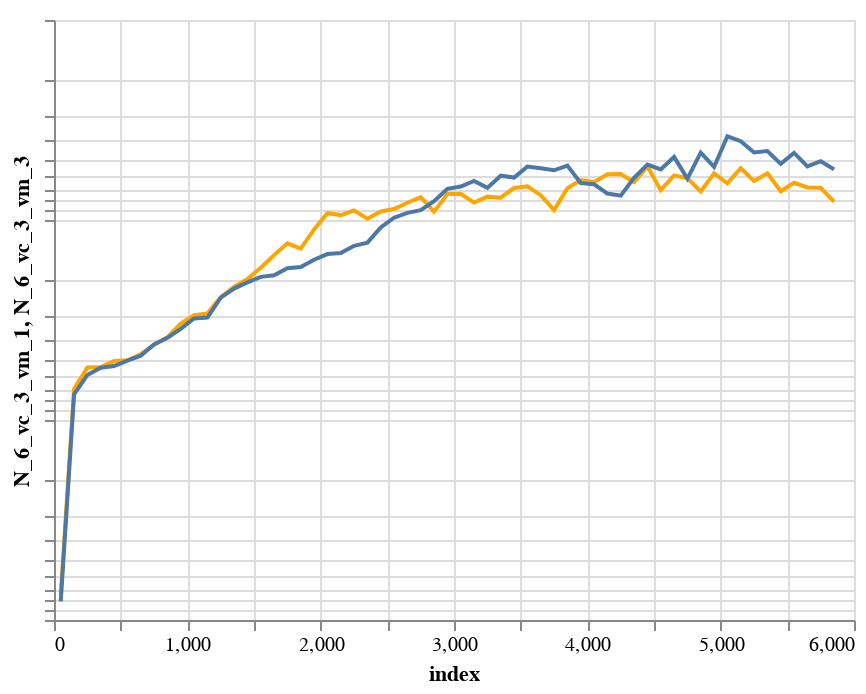

The code cell stored with this chart in its notebook:
### Code cell
d1 = d.rolling(100).mean().iloc[100::100,:]
d1 = d1.reset_index()
line1 = alt.Chart(d1).mark_line(color="orange").encode(
    x='index',
    y=alt.Y('N_6_vc_3_vm_1', scale=alt.Scale(type="log"))
)

line2 = alt.Chart(d1).mark_line().encode(
    x='index',
    y=alt.Y('N_6_vc_3_vm_3', scale=alt.Scale(type="log"))
)

line1 + line2

### Figure 1 — Vega-Lite specification as saved in the notebook (floating-point values rounded to 4 significant figures)
{"config": {"view": {"continuousWidth": 400, "continuousHeight": 300}}, "layer": [{"mark": {"type": "line", "color": "orange"}, "encoding": {"x": {"field": "index", "type": "quantitative"}, "y": {"field": "N_6_vc_3_vm_1", "scale": {"type": "log"}, "type": "quantitative"}}}, {"mark": "line", "encoding": {"x": {"field": "index", "type": "quantitative"}, "y": {"field": "N_6_vc_3_vm_3", "scale": {"type": "log"}, "type": "quantitative"}}}], "data": {"name": "data-56aefada7f3cd90b3832082d5d89c2f1"}, "$schema": "https://vega.github.io/schema/vega-lite/v4.17.0.json", "datasets": {"data-56aefada7f3cd90b3832082d5d89c2f1": [{"level_0": 100, "index": 50.5, "N_6_vc_3_vm_1": -750000000.0, "N_6_vc_3_vm_1_std": 113800000.0, "N_6_vc_3_vm_3": -806400000.0, "N_6_vc_3_vm_3_std": 104100000.0, "N_6_vc_3_vm_1_f2": -742700000.0, "N_6_vc_3_vm_1_f2_std": 100800000.0, "N_6_vc_3_vm_3_f2": -789000000.0, "N_6_vc_3_vm_3_f2_std": 106100000.0, "N_6_vc_1_vm_1": -1301000000.0, "N_6_vc_1_vm_1_std": 0.0}, {"level_0": 200, "index": 150.5, "N_6_vc_3_vm_1": -69880000.0, "N_6_vc_3_vm_1_std": 8981000.0, "N_6_vc_3_vm_3": -74470000.0, "N_6_vc_3_vm_3_std": 6821000.0, "N_6_vc_3_vm_1_f2": -75020000.0, "N_6_vc_3_vm_1_f2_std": 8324000.0, "N_6_vc_3_vm_3_f2": -83520000.0, "N_6_vc_3_vm_3_f2_std": 9133000.0, "N_6_vc_1_vm_1": -69530000.0, "N_6_vc_1_vm_1_std": 0.0}, {"level_0": 300, "index": 250.5, "N_6_vc_3_vm_1": -54680000.0, "N_6_vc_3_vm_1_std": 6033000.0, "N_6_vc_3_vm_3": -59510000.0, "N_6_vc_3_vm_3_std": 6426000.0, "N_6_vc_3_vm_1_f2": -59140000.0, "N_6_vc_3_vm_1_f2_std": 7867000.0, "N_6_vc_3_vm_3_f2": -62720000.0, "N_6_vc_3_vm_3_f2_std": 6094000.0, "N_6_vc_1_vm_1": -54150000.0, "N_6_vc_1_vm_1_std": 0.0}, {"level_0": 400, "index": 350.5, "N_6_vc_3_vm_1": -54360000.0, "N_6_vc_3_vm_1_std": 8770000.0, "N_6_vc_3_vm_3": -54770000.0, "N_6_vc_3_vm_3_std": 7796000.0, "N_6_vc_3_vm_1_f2": -59310000.0, "N_6_vc_3_vm_1_f2_std": 9266000.0, "N_6_vc_3_vm_3_f2": -61950000.0, "N_6_vc_3_vm_3_f2_std": 12440000.0, "N_6_vc_1_vm_1": -45640000.0, "N_6_vc_1_vm_1_std": 0.0}, {"level_0": 500, "index": 450.5, "N_6_vc_3_vm_1": -50740000.0, "N_6_vc_3_vm_1_std": 13500000.0, "N_6_vc_3_vm_3": -53710000.0, "N_6_vc_3_vm_3_std": 12020000.0, "N_6_vc_3_vm_1_f2": -58480000.0, "N_6_vc_3_vm_1_f2_std": 11850000.0, "N_6_vc_3_vm_3_f2": -56650000.0, "N_6_vc_3_vm_3_f2_std": 11010000.0, "N_6_vc_1_vm_1": -64910000.0, "N_6_vc_1_vm_1_std": 0.0}, {"level_0": 600, "index": 550.5, "N_6_vc_3_vm_1": -50260000.0, "N_6_vc_3_vm_1_std": 13270000.0, "N_6_vc_3_vm_3": -50460000.0, "N_6_vc_3_vm_3_std": 11650000.0, "N_6_vc_3_vm_1_f2": -55770000.0, "N_6_vc_3_vm_1_f2_std": 12320000.0, "N_6_vc_3_vm_3_f2": -55750000.0, "N_6_vc_3_vm_3_f2_std": 11300000.0, "N_6_vc_1_vm_1": -61510000.0, "N_6_vc_1_vm_1_std": 0.0}, {"level_0": 700, "index": 650.5, "N_6_vc_3_vm_1": -46890000.0, "N_6_vc_3_vm_1_std": 15410000.0, "N_6_vc_3_vm_3": -47680000.0, "N_6_vc_3_vm_3_std": 13560000.0, "N_6_vc_3_vm_1_f2": -53620000.0, "N_6_vc_3_vm_1_f2_std": 15820000.0, "N_6_vc_3_vm_3_f2": -57270000.0, "N_6_vc_3_vm_3_f2_std": 12560000.0, "N_6_vc_1_vm_1": -56480000.0, "N_6_vc_1_vm_1_std": 0.0}, {"level_0": 800, "index": 750.5, "N_6_vc_3_vm_1": -41980000.0, "N_6_vc_3_vm_1_std": 15950000.0, "N_6_vc_3_vm_3": -41940000.0, "N_6_vc_3_vm_3_std": 15790000.0, "N_6_vc_3_vm_1_f2": -56500000.0, "N_6_vc_3_vm_1_f2_std": 17700000.0, "N_6_vc_3_vm_3_f2": -54770000.0, "N_6_vc_3_vm_3_f2_std": 13920000.0, "N_6_vc_1_vm_1": -61300000.0, "N_6_vc_1_vm_1_std": 0.0}, {"level_0": 900, "index": 850.5, "N_6_vc_3_vm_1": -38610000.0, "N_6_vc_3_vm_1_std": 16910000.0, "N_6_vc_3_vm_3": -38800000.0, "N_6_vc_3_vm_3_std": 15330000.0, "N_6_vc_3_vm_1_f2": -55470000.0, "N_6_vc_3_vm_1_f2_std": 19150000.0, "N_6_vc_3_vm_3_f2": -53030000.0, "N_6_vc_3_vm_3_f2_std": 15450000.0, "N_6_vc_1_vm_1": -57610000.0, "N_6_vc_1_vm_1_std": 0.0}, {"level_0": 1000, "index": 950.5, "N_6_vc_3_vm_1": -32920000.0, "N_6_vc_3_vm_1_std": 14380000.0, "N_6_vc_3_vm_3": -35010000.0, "N_6_vc_3_vm_3_std": 16800000.0, "N_6_vc_3_vm_1_f2": -51950000.0, "N_6_vc_3_vm_1_f2_std": 18620000.0, "N_6_vc_3_vm_3_f2": -54020000.0, "N_6_vc_3_vm_3_f2_std": 17380000.0, "N_6_vc_1_vm_1": -54890000.0, "N_6_vc_1_vm_1_std": 0.0}, {"level_0": 1100, "index": 1050.0, "N_6_vc_3_vm_1": -29950000.0, "N_6_vc_3_vm_1_std": 15020000.0, "N_6_vc_3_vm_3": -31050000.0, "N_6_vc_3_vm_3_std": 14070000.0, "N_6_vc_3_vm_1_f2": -47560000.0, "N_6_vc_3_vm_1_f2_std": 18030000.0, "N_6_vc_3_vm_3_f2": -52770000.0, "N_6_vc_3_vm_3_f2_std": 16880000.0, "N_6_vc_1_vm_1": -50360000.0, "N_6_vc_1_vm_1_std": 0.0}, {"level_0": 1200, "index": 1150.0, "N_6_vc_3_vm_1": -29370000.0, "N_6_vc_3_vm_1_std": 16210000.0, "N_6_vc_3_vm_3": -30750000.0, "N_6_vc_3_vm_3_std": 13890000.0, "N_6_vc_3_vm_1_f2": -43810000.0, "N_6_vc_3_vm_1_f2_std": 20130000.0, "N_6_vc_3_vm_3_f2": -49470000.0, "N_6_vc_3_vm_3_f2_std": 13010000.0, "N_6_vc_1_vm_1": -61740000.0, "N_6_vc_1_vm_1_std": 0.0}, {"level_0": 1300, "index": 1250.0, "N_6_vc_3_vm_1": -24330000.0, "N_6_vc_3_vm_1_std": 14440000.0, "N_6_vc_3_vm_3": -24450000.0, "N_6_vc_3_vm_3_std": 11870000.0, "N_6_vc_3_vm_1_f2": -41460000.0, "N_6_vc_3_vm_1_f2_std": 23360000.0, "N_6_vc_3_vm_3_f2": -45270000.0, "N_6_vc_3_vm_3_f2_std": 13530000.0, "N_6_vc_1_vm_1": -53610000.0, "N_6_vc_1_vm_1_std": 0.0}, {"level_0": 1400, "index": 1350.0, "N_6_vc_3_vm_1": -21620000.0, "N_6_vc_3_vm_1_std": 14840000.0, "N_6_vc_3_vm_3": -22020000.0, "N_6_vc_3_vm_3_std": 10190000.0, "N_6_vc_3_vm_1_f2": -38890000.0, "N_6_vc_3_vm_1_f2_std": 22690000.0, "N_6_vc_3_vm_3_f2": -44280000.0, "N_6_vc_3_vm_3_f2_std": 15280000.0, "N_6_vc_1_vm_1": -52830000.0, "N_6_vc_1_vm_1_std": 0.0}, {"level_0": 1500, "index": 1450.0, "N_6_vc_3_vm_1": -19740000.0, "N_6_vc_3_vm_1_std": 13270000.0, "N_6_vc_3_vm_3": -20520000.0, "N_6_vc_3_vm_3_std": 9930000.0, "N_6_vc_3_vm_1_f2": -36420000.0, "N_6_vc_3_vm_1_f2_std": 22340000.0, "N_6_vc_3_vm_3_f2": -39400000.0, "N_6_vc_3_vm_3_f2_std": 12340000.0, "N_6_vc_1_vm_1": -53120000.0, "N_6_vc_1_vm_1_std": 0.0}, {"level_0": 1600, "index": 1550.0, "N_6_vc_3_vm_1": -17340000.0, "N_6_vc_3_vm_1_std": 10770000.0, "N_6_vc_3_vm_3": -19240000.0, "N_6_vc_3_vm_3_std": 10520000.0, "N_6_vc_3_vm_1_f2": -37860000.0, "N_6_vc_3_vm_1_f2_std": 22030000.0, "N_6_vc_3_vm_3_f2": -36260000.0, "N_6_vc_3_vm_3_f2_std": 13810000.0, "N_6_vc_1_vm_1": -56070000.0, "N_6_vc_1_vm_1_std": 0.0}, {"level_0": 1700, "index": 1650.0, "N_6_vc_3_vm_1": -14980000.0, "N_6_vc_3_vm_1_std": 9533000.0, "N_6_vc_3_vm_3": -18890000.0, "N_6_vc_3_vm_3_std": 10870000.0, "N_6_vc_3_vm_1_f2": -39160000.0, "N_6_vc_3_vm_1_f2_std": 23950000.0, "N_6_vc_3_vm_3_f2": -33140000.0, "N_6_vc_3_vm_3_f2_std": 12360000.0, "N_6_vc_1_vm_1": -54950000.0, "N_6_vc_1_vm_1_std": 0.0}, {"level_0": 1800, "index": 1750.0, "N_6_vc_3_vm_1": -13080000.0, "N_6_vc_3_vm_1_std": 9453000.0, "N_6_vc_3_vm_3": -17440000.0, "N_6_vc_3_vm_3_std": 10620000.0, "N_6_vc_3_vm_1_f2": -43520000.0, "N_6_vc_3_vm_1_f2_std": 39190000.0, "N_6_vc_3_vm_3_f2": -29600000.0, "N_6_vc_3_vm_3_f2_std": 11630000.0, "N_6_vc_1_vm_1": -47110000.0, "N_6_vc_1_vm_1_std": 0.0}, {"level_0": 1900, "index": 1850.0, "N_6_vc_3_vm_1": -13890000.0, "N_6_vc_3_vm_1_std": 9892000.0, "N_6_vc_3_vm_3": -17200000.0, "N_6_vc_3_vm_3_std": 12020000.0, "N_6_vc_3_vm_1_f2": -37760000.0, "N_6_vc_3_vm_1_f2_std": 26980000.0, "N_6_vc_3_vm_3_f2": -27360000.0, "N_6_vc_3_vm_3_f2_std": 12170000.0, "N_6_vc_1_vm_1": -49230000.0, "N_6_vc_1_vm_1_std": 0.0}, {"level_0": 2000, "index": 1950.0, "N_6_vc_3_vm_1": -11140000.0, "N_6_vc_3_vm_1_std": 7405000.0, "N_6_vc_3_vm_3": -15790000.0, "N_6_vc_3_vm_3_std": 9966000.0, "N_6_vc_3_vm_1_f2": -35260000.0, "N_6_vc_3_vm_1_f2_std": 25620000.0, "N_6_vc_3_vm_3_f2": -24810000.0, "N_6_vc_3_vm_3_f2_std": 9780000.0, "N_6_vc_1_vm_1": -49980000.0, "N_6_vc_1_vm_1_std": 0.0}, {"level_0": 2100, "index": 2050.0, "N_6_vc_3_vm_1": -9252000.0, "N_6_vc_3_vm_1_std": 6306000.0, "N_6_vc_3_vm_3": -14800000.0, "N_6_vc_3_vm_3_std": 9830000.0, "N_6_vc_3_vm_1_f2": -31510000.0, "N_6_vc_3_vm_1_f2_std": 26710000.0, "N_6_vc_3_vm_3_f2": -23360000.0, "N_6_vc_3_vm_3_f2_std": 10970000.0, "N_6_vc_1_vm_1": -50740000.0, "N_6_vc_1_vm_1_std": 0.0}, {"level_0": 2200, "index": 2150.0, "N_6_vc_3_vm_1": -9451000.0, "N_6_vc_3_vm_1_std": 6358000.0, "N_6_vc_3_vm_3": -14640000.0, "N_6_vc_3_vm_3_std": 9151000.0, "N_6_vc_3_vm_1_f2": -29210000.0, "N_6_vc_3_vm_1_f2_std": 24940000.0, "N_6_vc_3_vm_3_f2": -22810000.0, "N_6_vc_3_vm_3_f2_std": 10650000.0, "N_6_vc_1_vm_1": -52430000.0, "N_6_vc_1_vm_1_std": 0.0}, {"level_0": 2300, "index": 2250.0, "N_6_vc_3_vm_1": -8947000.0, "N_6_vc_3_vm_1_std": 7794000.0, "N_6_vc_3_vm_3": -13450000.0, "N_6_vc_3_vm_3_std": 7867000.0, "N_6_vc_3_vm_1_f2": -27510000.0, "N_6_vc_3_vm_1_f2_std": 23870000.0, "N_6_vc_3_vm_3_f2": -20520000.0, "N_6_vc_3_vm_3_f2_std": 7602000.0, "N_6_vc_1_vm_1": -55190000.0, "N_6_vc_1_vm_1_std": 0.0}, {"level_0": 2400, "index": 2350.0, "N_6_vc_3_vm_1": -9844000.0, "N_6_vc_3_vm_1_std": 8842000.0, "N_6_vc_3_vm_3": -12970000.0, "N_6_vc_3_vm_3_std": 9089000.0, "N_6_vc_3_vm_1_f2": -25830000.0, "N_6_vc_3_vm_1_f2_std": 20020000.0, "N_6_vc_3_vm_3_f2": -19810000.0, "N_6_vc_3_vm_3_f2_std": 8783000.0, "N_6_vc_1_vm_1": -60780000.0, "N_6_vc_1_vm_1_std": 0.0}, {"level_0": 2500, "index": 2450.0, "N_6_vc_3_vm_1": -9056000.0, "N_6_vc_3_vm_1_std": 8865000.0, "N_6_vc_3_vm_3": -10890000.0, "N_6_vc_3_vm_3_std": 6389000.0, "N_6_vc_3_vm_1_f2": -23420000.0, "N_6_vc_3_vm_1_f2_std": 19210000.0, "N_6_vc_3_vm_3_f2": -17820000.0, "N_6_vc_3_vm_3_f2_std": 7869000.0, "N_6_vc_1_vm_1": -52410000.0, "N_6_vc_1_vm_1_std": 0.0}, {"level_0": 2600, "index": 2550.0, "N_6_vc_3_vm_1": -8807000.0, "N_6_vc_3_vm_1_std": 9153000.0, "N_6_vc_3_vm_3": -9736000.0, "N_6_vc_3_vm_3_std": 6044000.0, "N_6_vc_3_vm_1_f2": -21800000.0, "N_6_vc_3_vm_1_f2_std": 19660000.0, "N_6_vc_3_vm_3_f2": -17560000.0, "N_6_vc_3_vm_3_f2_std": 8506000.0, "N_6_vc_1_vm_1": -54100000.0, "N_6_vc_1_vm_1_std": 0.0}, {"level_0": 2700, "index": 2650.0, "N_6_vc_3_vm_1": -8197000.0, "N_6_vc_3_vm_1_std": 9056000.0, "N_6_vc_3_vm_3": -9214000.0, "N_6_vc_3_vm_3_std": 6129000.0, "N_6_vc_3_vm_1_f2": -21730000.0, "N_6_vc_3_vm_1_f2_std": 21720000.0, "N_6_vc_3_vm_3_f2": -15960000.0, "N_6_vc_3_vm_3_f2_std": 8191000.0, "N_6_vc_1_vm_1": -53280000.0, "N_6_vc_1_vm_1_std": 0.0}, {"level_0": 2800, "index": 2750.0, "N_6_vc_3_vm_1": -7683000.0, "N_6_vc_3_vm_1_std": 8191000.0, "N_6_vc_3_vm_3": -8922000.0, "N_6_vc_3_vm_3_std": 5787000.0, "N_6_vc_3_vm_1_f2": -22060000.0, "N_6_vc_3_vm_1_f2_std": 21130000.0, "N_6_vc_3_vm_3_f2": -14470000.0, "N_6_vc_3_vm_3_f2_std": 8336000.0, "N_6_vc_1_vm_1": -60010000.0, "N_6_vc_1_vm_1_std": 0.0}, {"level_0": 2900, "index": 2850.0, "N_6_vc_3_vm_1": -9090000.0, "N_6_vc_3_vm_1_std": 8470000.0, "N_6_vc_3_vm_3": -8061000.0, "N_6_vc_3_vm_3_std": 4984000.0, "N_6_vc_3_vm_1_f2": -21300000.0, "N_6_vc_3_vm_1_f2_std": 19280000.0, "N_6_vc_3_vm_3_f2": -12890000.0, "N_6_vc_3_vm_3_f2_std": 7516000.0, "N_6_vc_1_vm_1": -49100000.0, "N_6_vc_1_vm_1_std": 0.0}, {"level_0": 3000, "index": 2950.0, "N_6_vc_3_vm_1": -7403000.0, "N_6_vc_3_vm_1_std": 7369000.0, "N_6_vc_3_vm_3": -6989000.0, "N_6_vc_3_vm_3_std": 4709000.0, "N_6_vc_3_vm_1_f2": -19030000.0, "N_6_vc_3_vm_1_f2_std": 20170000.0, "N_6_vc_3_vm_3_f2": -13020000.0, "N_6_vc_3_vm_3_f2_std": 6894000.0, "N_6_vc_1_vm_1": -54520000.0, "N_6_vc_1_vm_1_std": 0.0}, {"level_0": 3100, "index": 3050.0, "N_6_vc_3_vm_1": -7399000.0, "N_6_vc_3_vm_1_std": 6932000.0, "N_6_vc_3_vm_3": -6803000.0, "N_6_vc_3_vm_3_std": 6423000.0, "N_6_vc_3_vm_1_f2": -18580000.0, "N_6_vc_3_vm_1_f2_std": 19770000.0, "N_6_vc_3_vm_3_f2": -11500000.0, "N_6_vc_3_vm_3_f2_std": 6823000.0, "N_6_vc_1_vm_1": -55900000.0, "N_6_vc_1_vm_1_std": 0.0}, {"level_0": 3200, "index": 3150.0, "N_6_vc_3_vm_1": -8183000.0, "N_6_vc_3_vm_1_std": 8724000.0, "N_6_vc_3_vm_3": -6379000.0, "N_6_vc_3_vm_3_std": 5449000.0, "N_6_vc_3_vm_1_f2": -18520000.0, "N_6_vc_3_vm_1_f2_std": 21010000.0, "N_6_vc_3_vm_3_f2": -11070000.0, "N_6_vc_3_vm_3_f2_std": 7901000.0, "N_6_vc_1_vm_1": -52880000.0, "N_6_vc_1_vm_1_std": 0.0}, {"level_0": 3300, "index": 3250.0, "N_6_vc_3_vm_1": -7641000.0, "N_6_vc_3_vm_1_std": 5979000.0, "N_6_vc_3_vm_3": -6908000.0, "N_6_vc_3_vm_3_std": 5869000.0, "N_6_vc_3_vm_1_f2": -18440000.0, "N_6_vc_3_vm_1_f2_std": 23140000.0, "N_6_vc_3_vm_3_f2": -9552000.0, "N_6_vc_3_vm_3_f2_std": 7118000.0, "N_6_vc_1_vm_1": -50720000.0, "N_6_vc_1_vm_1_std": 0.0}, {"level_0": 3400, "index": 3350.0, "N_6_vc_3_vm_1": -7730000.0, "N_6_vc_3_vm_1_std": 6774000.0, "N_6_vc_3_vm_3": -6005000.0, "N_6_vc_3_vm_3_std": 4808000.0, "N_6_vc_3_vm_1_f2": -15510000.0, "N_6_vc_3_vm_1_f2_std": 19350000.0, "N_6_vc_3_vm_3_f2": -8144000.0, "N_6_vc_3_vm_3_f2_std": 5816000.0, "N_6_vc_1_vm_1": -51810000.0, "N_6_vc_1_vm_1_std": 0.0}, {"level_0": 3500, "index": 3450.0, "N_6_vc_3_vm_1": -6919000.0, "N_6_vc_3_vm_1_std": 4585000.0, "N_6_vc_3_vm_3": -6133000.0, "N_6_vc_3_vm_3_std": 5216000.0, "N_6_vc_3_vm_1_f2": -16200000.0, "N_6_vc_3_vm_1_f2_std": 23680000.0, "N_6_vc_3_vm_3_f2": -8789000.0, "N_6_vc_3_vm_3_f2_std": 6205000.0, "N_6_vc_1_vm_1": -50170000.0, "N_6_vc_1_vm_1_std": 0.0}, {"level_0": 3600, "index": 3550.0, "N_6_vc_3_vm_1": -6789000.0, "N_6_vc_3_vm_1_std": 4455000.0, "N_6_vc_3_vm_3": -5404000.0, "N_6_vc_3_vm_3_std": 4783000.0, "N_6_vc_3_vm_1_f2": -14040000.0, "N_6_vc_3_vm_1_f2_std": 19900000.0, "N_6_vc_3_vm_3_f2": -7503000.0, "N_6_vc_3_vm_3_f2_std": 5661000.0, "N_6_vc_1_vm_1": -53940000.0, "N_6_vc_1_vm_1_std": 0.0}, {"level_0": 3700, "index": 3650.0, "N_6_vc_3_vm_1": -7516000.0, "N_6_vc_3_vm_1_std": 4831000.0, "N_6_vc_3_vm_3": -5514000.0, "N_6_vc_3_vm_3_std": 4839000.0, "N_6_vc_3_vm_1_f2": -14340000.0, "N_6_vc_3_vm_1_f2_std": 22520000.0, "N_6_vc_3_vm_3_f2": -7359000.0, "N_6_vc_3_vm_3_f2_std": 5520000.0, "N_6_vc_1_vm_1": -51170000.0, "N_6_vc_1_vm_1_std": 0.0}, {"level_0": 3800, "index": 3750.0, "N_6_vc_3_vm_1": -8924000.0, "N_6_vc_3_vm_1_std": 6604000.0, "N_6_vc_3_vm_3": -5642000.0, "N_6_vc_3_vm_3_std": 5054000.0, "N_6_vc_3_vm_1_f2": -16260000.0, "N_6_vc_3_vm_1_f2_std": 22520000.0, "N_6_vc_3_vm_3_f2": -7244000.0, "N_6_vc_3_vm_3_f2_std": 6322000.0, "N_6_vc_1_vm_1": -57720000.0, "N_6_vc_1_vm_1_std": 0.0}, {"level_0": 3900, "index": 3850.0, "N_6_vc_3_vm_1": -6938000.0, "N_6_vc_3_vm_1_std": 4891000.0, "N_6_vc_3_vm_3": -5344000.0, "N_6_vc_3_vm_3_std": 4616000.0, "N_6_vc_3_vm_1_f2": -14680000.0, "N_6_vc_3_vm_1_f2_std": 20110000.0, "N_6_vc_3_vm_3_f2": -6540000.0, "N_6_vc_3_vm_3_f2_std": 4498000.0, "N_6_vc_1_vm_1": -60850000.0, "N_6_vc_1_vm_1_std": 0.0}, {"level_0": 4000, "index": 3950.0, "N_6_vc_3_vm_1": -6317000.0, "N_6_vc_3_vm_1_std": 4678000.0, "N_6_vc_3_vm_3": -6542000.0, "N_6_vc_3_vm_3_std": 6073000.0, "N_6_vc_3_vm_1_f2": -14280000.0, "N_6_vc_3_vm_1_f2_std": 18350000.0, "N_6_vc_3_vm_3_f2": -6192000.0, "N_6_vc_3_vm_3_f2_std": 4893000.0, "N_6_vc_1_vm_1": -58710000.0, "N_6_vc_1_vm_1_std": 0.0}, {"level_0": 4100, "index": 4050.0, "N_6_vc_3_vm_1": -6451000.0, "N_6_vc_3_vm_1_std": 4847000.0, "N_6_vc_3_vm_3": -6625000.0, "N_6_vc_3_vm_3_std": 5628000.0, "N_6_vc_3_vm_1_f2": -12130000.0, "N_6_vc_3_vm_1_f2_std": 15390000.0, "N_6_vc_3_vm_3_f2": -6272000.0, "N_6_vc_3_vm_3_f2_std": 6626000.0, "N_6_vc_1_vm_1": -57000000.0, "N_6_vc_1_vm_1_std": 0.0}, {"level_0": 4200, "index": 4150.0, "N_6_vc_3_vm_1": -5912000.0, "N_6_vc_3_vm_1_std": 4944000.0, "N_6_vc_3_vm_3": -7378000.0, "N_6_vc_3_vm_3_std": 6439000.0, "N_6_vc_3_vm_1_f2": -13620000.0, "N_6_vc_3_vm_1_f2_std": 16990000.0, "N_6_vc_3_vm_3_f2": -5857000.0, "N_6_vc_3_vm_3_f2_std": 5086000.0, "N_6_vc_1_vm_1": -53320000.0, "N_6_vc_1_vm_1_std": 0.0}, {"level_0": 4300, "index": 4250.0, "N_6_vc_3_vm_1": -5887000.0, "N_6_vc_3_vm_1_std": 4596000.0, "N_6_vc_3_vm_3": -7555000.0, "N_6_vc_3_vm_3_std": 7723000.0, "N_6_vc_3_vm_1_f2": -11210000.0, "N_6_vc_3_vm_1_f2_std": 14020000.0, "N_6_vc_3_vm_3_f2": -5857000.0, "N_6_vc_3_vm_3_f2_std": 5406000.0, "N_6_vc_1_vm_1": -52150000.0, "N_6_vc_1_vm_1_std": 0.0}, {"level_0": 4400, "index": 4350.0, "N_6_vc_3_vm_1": -6466000.0, "N_6_vc_3_vm_1_std": 5234000.0, "N_6_vc_3_vm_3": -6153000.0, "N_6_vc_3_vm_3_std": 5365000.0, "N_6_vc_3_vm_1_f2": -11300000.0, "N_6_vc_3_vm_1_f2_std": 13320000.0, "N_6_vc_3_vm_3_f2": -5342000.0, "N_6_vc_3_vm_3_f2_std": 6091000.0, "N_6_vc_1_vm_1": -50520000.0, "N_6_vc_1_vm_1_std": 0.0}, {"level_0": 4500, "index": 4450.0, "N_6_vc_3_vm_1": -5386000.0, "N_6_vc_3_vm_1_std": 4142000.0, "N_6_vc_3_vm_3": -5288000.0, "N_6_vc_3_vm_3_std": 4795000.0, "N_6_vc_3_vm_1_f2": -10650000.0, "N_6_vc_3_vm_1_f2_std": 10850000.0, "N_6_vc_3_vm_3_f2": -4178000.0, "N_6_vc_3_vm_3_f2_std": 4066000.0, "N_6_vc_1_vm_1": -53720000.0, "N_6_vc_1_vm_1_std": 0.0}, {"level_0": 4600, "index": 4550.0, "N_6_vc_3_vm_1": -7096000.0, "N_6_vc_3_vm_1_std": 5324000.0, "N_6_vc_3_vm_3": -5590000.0, "N_6_vc_3_vm_3_std": 4478000.0, "N_6_vc_3_vm_1_f2": -9002000.0, "N_6_vc_3_vm_1_f2_std": 8426000.0, "N_6_vc_3_vm_3_f2": -4515000.0, "N_6_vc_3_vm_3_f2_std": 5600000.0, "N_6_vc_1_vm_1": -53200000.0, "N_6_vc_1_vm_1_std": 0.0}, {"level_0": 4700, "index": 4650.0, "N_6_vc_3_vm_1": -5984000.0, "N_6_vc_3_vm_1_std": 4759000.0, "N_6_vc_3_vm_3": -4840000.0, "N_6_vc_3_vm_3_std": 3088000.0, "N_6_vc_3_vm_1_f2": -9856000.0, "N_6_vc_3_vm_1_f2_std": 8458000.0, "N_6_vc_3_vm_3_f2": -3624000.0, "N_6_vc_3_vm_3_f2_std": 3555000.0, "N_6_vc_1_vm_1": -54040000.0, "N_6_vc_1_vm_1_std": 0.0}, {"level_0": 4800, "index": 4750.0, "N_6_vc_3_vm_1": -6194000.0, "N_6_vc_3_vm_1_std": 5195000.0, "N_6_vc_3_vm_3": -6207000.0, "N_6_vc_3_vm_3_std": 5181000.0, "N_6_vc_3_vm_1_f2": -9709000.0, "N_6_vc_3_vm_1_f2_std": 8335000.0, "N_6_vc_3_vm_3_f2": -3241000.0, "N_6_vc_3_vm_3_f2_std": 3332000.0, "N_6_vc_1_vm_1": -52600000.0, "N_6_vc_1_vm_1_std": 0.0}, {"level_0": 4900, "index": 4850.0, "N_6_vc_3_vm_1": -7203000.0, "N_6_vc_3_vm_1_std": 5211000.0, "N_6_vc_3_vm_3": -4607000.0, "N_6_vc_3_vm_3_std": 3101000.0, "N_6_vc_3_vm_1_f2": -9998000.0, "N_6_vc_3_vm_1_f2_std": 7860000.0, "N_6_vc_3_vm_3_f2": -3210000.0, "N_6_vc_3_vm_3_f2_std": 3398000.0, "N_6_vc_1_vm_1": -56470000.0, "N_6_vc_1_vm_1_std": 0.0}, {"level_0": 5000, "index": 4950.0, "N_6_vc_3_vm_1": -5848000.0, "N_6_vc_3_vm_1_std": 3993000.0, "N_6_vc_3_vm_3": -5430000.0, "N_6_vc_3_vm_3_std": 4139000.0, "N_6_vc_3_vm_1_f2": -8827000.0, "N_6_vc_3_vm_1_f2_std": 7954000.0, "N_6_vc_3_vm_3_f2": -3706000.0, "N_6_vc_3_vm_3_f2_std": 3936000.0, "N_6_vc_1_vm_1": -47340000.0, "N_6_vc_1_vm_1_std": 0.0}, {"level_0": 5100, "index": 5050.0, "N_6_vc_3_vm_1": -6549000.0, "N_6_vc_3_vm_1_std": 4971000.0, "N_6_vc_3_vm_3": -3814000.0, "N_6_vc_3_vm_3_std": 2566000.0, "N_6_vc_3_vm_1_f2": -9212000.0, "N_6_vc_3_vm_1_f2_std": 7174000.0, "N_6_vc_3_vm_3_f2": -3750000.0, "N_6_vc_3_vm_3_f2_std": 3610000.0, "N_6_vc_1_vm_1": -51170000.0, "N_6_vc_1_vm_1_std": 0.0}, {"level_0": 5200, "index": 5150.0, "N_6_vc_3_vm_1": -5505000.0, "N_6_vc_3_vm_1_std": 4076000.0, "N_6_vc_3_vm_3": -4035000.0, "N_6_vc_3_vm_3_std": 2751000.0, "N_6_vc_3_vm_1_f2": -8559000.0, "N_6_vc_3_vm_1_f2_std": 8021000.0, "N_6_vc_3_vm_3_f2": -2747000.0, "N_6_vc_3_vm_3_f2_std": 2430000.0, "N_6_vc_1_vm_1": -51550000.0, "N_6_vc_1_vm_1_std": 0.0}, {"level_0": 5300, "index": 5250.0, "N_6_vc_3_vm_1": -6387000.0, "N_6_vc_3_vm_1_std": 4529000.0, "N_6_vc_3_vm_3": -4599000.0, "N_6_vc_3_vm_3_std": 3681000.0, "N_6_vc_3_vm_1_f2": -9485000.0, "N_6_vc_3_vm_1_f2_std": 10470000.0, "N_6_vc_3_vm_3_f2": -3249000.0, "N_6_vc_3_vm_3_f2_std": 3792000.0, "N_6_vc_1_vm_1": -51980000.0, "N_6_vc_1_vm_1_std": 0.0}, {"level_0": 5400, "index": 5350.0, "N_6_vc_3_vm_1": -5841000.0, "N_6_vc_3_vm_1_std": 3487000.0, "N_6_vc_3_vm_3": -4522000.0, "N_6_vc_3_vm_3_std": 3584000.0, "N_6_vc_3_vm_1_f2": -8932000.0, "N_6_vc_3_vm_1_f2_std": 7515000.0, "N_6_vc_3_vm_3_f2": -3060000.0, "N_6_vc_3_vm_3_f2_std": 2678000.0, "N_6_vc_1_vm_1": -55610000.0, "N_6_vc_1_vm_1_std": 0.0}, {"level_0": 5500, "index": 5450.0, "N_6_vc_3_vm_1": -7180000.0, "N_6_vc_3_vm_1_std": 5094000.0, "N_6_vc_3_vm_3": -5238000.0, "N_6_vc_3_vm_3_std": 4773000.0, "N_6_vc_3_vm_1_f2": -9357000.0, "N_6_vc_3_vm_1_f2_std": 7636000.0, "N_6_vc_3_vm_3_f2": -2748000.0, "N_6_vc_3_vm_3_f2_std": 2110000.0, "N_6_vc_1_vm_1": -49030000.0, "N_6_vc_1_vm_1_std": 0.0}, {"level_0": 5600, "index": 5550.0, "N_6_vc_3_vm_1": -6518000.0, "N_6_vc_3_vm_1_std": 3978000.0, "N_6_vc_3_vm_3": -4621000.0, "N_6_vc_3_vm_3_std": 3208000.0, "N_6_vc_3_vm_1_f2": -7685000.0, "N_6_vc_3_vm_1_f2_std": 5684000.0, "N_6_vc_3_vm_3_f2": -3640000.0, "N_6_vc_3_vm_3_f2_std": 4462000.0, "N_6_vc_1_vm_1": -52250000.0, "N_6_vc_1_vm_1_std": 0.0}, {"level_0": 5700, "index": 5650.0, "N_6_vc_3_vm_1": -6877000.0, "N_6_vc_3_vm_1_std": 4633000.0, "N_6_vc_3_vm_3": -5389000.0, "N_6_vc_3_vm_3_std": 5435000.0, "N_6_vc_3_vm_1_f2": -8867000.0, "N_6_vc_3_vm_1_f2_std": 8456000.0, "N_6_vc_3_vm_3_f2": -3733000.0, "N_6_vc_3_vm_3_f2_std": 4737000.0, "N_6_vc_1_vm_1": -51630000.0, "N_6_vc_1_vm_1_std": 0.0}, {"level_0": 5800, "index": 5750.0, "N_6_vc_3_vm_1": -6913000.0, "N_6_vc_3_vm_1_std": 3852000.0, "N_6_vc_3_vm_3": -5082000.0, "N_6_vc_3_vm_3_std": 3786000.0, "N_6_vc_3_vm_1_f2": -8511000.0, "N_6_vc_3_vm_1_f2_std": 7581000.0, "N_6_vc_3_vm_3_f2": -3392000.0, "N_6_vc_3_vm_3_f2_std": 3708000.0, "N_6_vc_1_vm_1": -53520000.0, "N_6_vc_1_vm_1_std": 0.0}, {"level_0": 5900, "index": 5850.0, "N_6_vc_3_vm_1": -8091000.0, "N_6_vc_3_vm_1_std": 4432000.0, "N_6_vc_3_vm_3": -5584000.0, "N_6_vc_3_vm_3_std": 4391000.0, "N_6_vc_3_vm_1_f2": -8031000.0, "N_6_vc_3_vm_1_f2_std": 6920000.0, "N_6_vc_3_vm_3_f2": -3681000.0, "N_6_vc_3_vm_3_f2_std": 3902000.0, "N_6_vc_1_vm_1": -55580000.0, "N_6_vc_1_vm_1_std": 0.0}]}}
